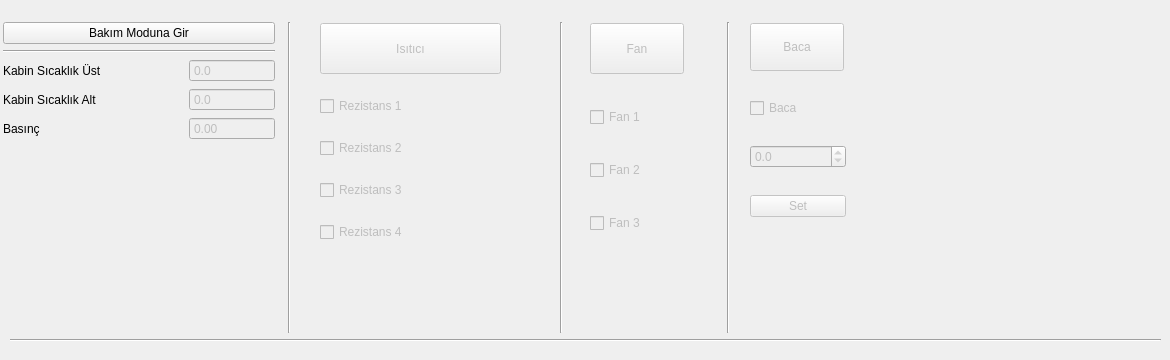
      <widget class="QWidget" name="tab_Maintenance">
       <property name="autoFillBackground">
        <bool>false</bool>
       </property>
       <attribute name="title">
        <string>Bakım</string>
       </attribute>
       <widget class="Line" name="line_13">
        <property name="geometry">
         <rect>
          <x>281</x>
          <y>22</y>
          <width>16</width>
          <height>311</height>
         </rect>
        </property>
        <property name="orientation">
         <enum>Qt::Vertical</enum>
        </property>
       </widget>
       <widget class="Line" name="line_14">
        <property name="geometry">
         <rect>
          <x>720</x>
          <y>22</y>
          <width>16</width>
          <height>311</height>
         </rect>
        </property>
        <property name="orientation">
         <enum>Qt::Vertical</enum>
        </property>
       </widget>
       <widget class="Line" name="line_8">
        <property name="geometry">
         <rect>
          <x>10</x>
          <y>330</y>
          <width>1151</width>
          <height>21</height>
         </rect>
        </property>
        <property name="orientation">
         <enum>Qt::Horizontal</enum>
        </property>
       </widget>
       <widget class="Line" name="line_15">
        <property name="geometry">
         <rect>
          <x>553</x>
          <y>22</y>
          <width>16</width>
          <height>311</height>
         </rect>
        </property>
        <property name="orientation">
         <enum>Qt::Vertical</enum>
        </property>
       </widget>
       <widget class="QPushButton" name="bExhaustValve">
        <property name="enabled">
         <bool>false</bool>
        </property>
        <property name="geometry">
         <rect>
          <x>750</x>
          <y>23</y>
          <width>94</width>
          <height>48</height>
         </rect>
        </property>
        <property name="styleSheet">
         <string notr="true">/*QPushButton {
color: #fff;
font-family: &quot;Gill Sans MT&quot;;
font-size: 21px;
border: 2px solid #c3fcf1;
border-radius: 11px;
padding: 5px;
background: qradialgradient(cx: 0.3, cy: -0.6,
fx: 0.3, fy: -0.4,
radius: 1.35, stop: 0 #65BAAB, stop: 1 #0E62A0);
min-width: 80px;
}
QPushButton:hover {
background: qradialgradient(cx: 0.3, cy: -0.4,
fx: 0.3, fy: -0.4,
radius: 1.35, stop: 0 #65BAAB, stop: 1 #0E62A0);
}
QPushButton:pressed {
background: qradialgradient(cx: 0.4, cy: -0.1,
fx: 0.4, fy: -0.1,
radius: 1.35, stop: 0 #65BAAB, stop: 1 #ddd);
}
QPushButton:disabled {
color: #888;
background: qradialgradient(cx: 0.4, cy: -0.1,
fx: 0.4, fy: -0.1,
radius: 1.35, stop: 0 #65BAAB, stop: 1 #ddd);
}</string>
        </property>
        <property name="text">
         <string>Baca</string>
        </property>
        <property name="checkable">
         <bool>true</bool>
        </property>
       </widget>
       <widget class="QWidget" name="layoutWidget">
        <property name="geometry">
         <rect>
          <x>3</x>
          <y>22</y>
          <width>272</width>
          <height>199</height>
         </rect>
        </property>
        <layout class="QVBoxLayout" name="verticalLayout_3">
         <item>
          <widget class="QPushButton" name="bStartMaintenance">
           <property name="enabled">
            <bool>true</bool>
           </property>
           <property name="styleSheet">
            <string notr="true">/*QPushButton {
color: #fff;
font-family: &quot;Gill Sans MT&quot;;
font-size: 21px;
border: 2px solid #c3fcf1;
border-radius: 11px;
padding: 5px;
background: qradialgradient(cx: 0.3, cy: -0.6,
fx: 0.3, fy: -0.4,
radius: 1.35, stop: 0 #65BAAB, stop: 1 #0E62A0);
min-width: 80px;
}
QPushButton:hover {
background: qradialgradient(cx: 0.3, cy: -0.4,
fx: 0.3, fy: -0.4,
radius: 1.35, stop: 0 #65BAAB, stop: 1 #0E62A0);
}
QPushButton:pressed {
background: qradialgradient(cx: 0.4, cy: -0.1,
fx: 0.4, fy: -0.1,
radius: 1.35, stop: 0 #65BAAB, stop: 1 #ddd);
}
QPushButton:disabled {
color: #888;
background: qradialgradient(cx: 0.4, cy: -0.1,
fx: 0.4, fy: -0.1,
radius: 1.35, stop: 0 #65BAAB, stop: 1 #ddd);
}</string>
           </property>
           <property name="text">
            <string>Bakım Moduna Gir</string>
           </property>
           <property name="checkable">
            <bool>true</bool>
           </property>
          </widget>
         </item>
         <item>
          <widget class="Line" name="line_7">
           <property name="orientation">
            <enum>Qt::Horizontal</enum>
           </property>
          </widget>
         </item>
         <item>
          <layout class="QFormLayout" name="formLayout">
           <item row="0" column="0">
            <widget class="QLabel" name="label_94">
             <property name="minimumSize">
              <size>
               <width>180</width>
               <height>0</height>
              </size>
             </property>
             <property name="text">
              <string>Kabin Sıcaklık Üst</string>
             </property>
             <property name="alignment">
              <set>Qt::AlignLeading|Qt::AlignLeft|Qt::AlignVCenter</set>
             </property>
            </widget>
           </item>
           <item row="0" column="1">
            <widget class="QDoubleSpinBox" name="dsbCabinTopTempMaintenance">
             <property name="enabled">
              <bool>false</bool>
             </property>
             <property name="readOnly">
              <bool>true</bool>
             </property>
             <property name="buttonSymbols">
              <enum>QAbstractSpinBox::NoButtons</enum>
             </property>
             <property name="decimals">
              <number>1</number>
             </property>
             <property name="minimum">
              <double>-50.000000000000000</double>
             </property>
             <property name="maximum">
              <double>250.000000000000000</double>
             </property>
             <property name="singleStep">
              <double>0.100000000000000</double>
             </property>
            </widget>
           </item>
           <item row="1" column="0">
            <widget class="QLabel" name="label_95">
             <property name="minimumSize">
              <size>
               <width>180</width>
               <height>0</height>
              </size>
             </property>
             <property name="text">
              <string>Kabin Sıcaklık Alt</string>
             </property>
             <property name="alignment">
              <set>Qt::AlignLeading|Qt::AlignLeft|Qt::AlignVCenter</set>
             </property>
            </widget>
           </item>
           <item row="1" column="1">
            <widget class="QDoubleSpinBox" name="dsbCabinTopTempMaintenance_2">
             <property name="enabled">
              <bool>false</bool>
             </property>
             <property name="readOnly">
              <bool>true</bool>
             </property>
             <property name="buttonSymbols">
              <enum>QAbstractSpinBox::NoButtons</enum>
             </property>
             <property name="decimals">
              <number>1</number>
             </property>
             <property name="minimum">
              <double>-50.000000000000000</double>
             </property>
             <property name="maximum">
              <double>250.000000000000000</double>
             </property>
             <property name="singleStep">
              <double>0.100000000000000</double>
             </property>
            </widget>
           </item>
           <item row="2" column="0">
            <widget class="QLabel" name="label_64">
             <property name="minimumSize">
              <size>
               <width>180</width>
               <height>0</height>
              </size>
             </property>
             <property name="text">
              <string>Basınç </string>
             </property>
            </widget>
           </item>
           <item row="2" column="1">
            <widget class="QDoubleSpinBox" name="dsbPipe1PressureMaintenance">
             <property name="enabled">
              <bool>false</bool>
             </property>
             <property name="readOnly">
              <bool>true</bool>
             </property>
             <property name="buttonSymbols">
              <enum>QAbstractSpinBox::NoButtons</enum>
             </property>
             <property name="decimals">
              <number>2</number>
             </property>
             <property name="maximum">
              <double>10.000000000000000</double>
             </property>
             <property name="singleStep">
              <double>0.100000000000000</double>
             </property>
            </widget>
           </item>
          </layout>
         </item>
        </layout>
       </widget>
       <widget class="QPushButton" name="bRes">
        <property name="enabled">
         <bool>false</bool>
        </property>
        <property name="geometry">
         <rect>
          <x>320</x>
          <y>23</y>
          <width>181</width>
          <height>51</height>
         </rect>
        </property>
        <property name="minimumSize">
         <size>
          <width>94</width>
          <height>51</height>
         </size>
        </property>
        <property name="styleSheet">
         <string notr="true">/*QPushButton {
color: #fff;
font-family: &quot;Gill Sans MT&quot;;
font-size: 21px;
border: 2px solid #c3fcf1;
border-radius: 11px;
padding: 5px;
background: qradialgradient(cx: 0.3, cy: -0.6,
fx: 0.3, fy: -0.4,
radius: 1.35, stop: 0 #65BAAB, stop: 1 #0E62A0);
min-width: 80px;
}
QPushButton:hover {
background: qradialgradient(cx: 0.3, cy: -0.4,
fx: 0.3, fy: -0.4,
radius: 1.35, stop: 0 #65BAAB, stop: 1 #0E62A0);
}
QPushButton:pressed {
background: qradialgradient(cx: 0.4, cy: -0.1,
fx: 0.4, fy: -0.1,
radius: 1.35, stop: 0 #65BAAB, stop: 1 #ddd);
}
QPushButton:disabled {
color: #888;
background: qradialgradient(cx: 0.4, cy: -0.1,
fx: 0.4, fy: -0.1,
radius: 1.35, stop: 0 #65BAAB, stop: 1 #ddd);
}</string>
        </property>
        <property name="text">
         <string>Isıtıcı</string>
        </property>
        <property name="checkable">
         <bool>true</bool>
        </property>
       </widget>
       <widget class="QPushButton" name="bFan">
        <property name="enabled">
         <bool>false</bool>
        </property>
        <property name="geometry">
         <rect>
          <x>590</x>
          <y>23</y>
          <width>94</width>
          <height>51</height>
         </rect>
        </property>
        <property name="minimumSize">
         <size>
          <width>94</width>
          <height>51</height>
         </size>
        </property>
        <property name="styleSheet">
         <string notr="true">/*QPushButton {
color: #fff;
font-family: &quot;Gill Sans MT&quot;;
font-size: 21px;
border: 2px solid #c3fcf1;
border-radius: 11px;
padding: 5px;
background: qradialgradient(cx: 0.3, cy: -0.6,
fx: 0.3, fy: -0.4,
radius: 1.35, stop: 0 #65BAAB, stop: 1 #0E62A0);
min-width: 80px;
}
QPushButton:hover {
background: qradialgradient(cx: 0.3, cy: -0.4,
fx: 0.3, fy: -0.4,
radius: 1.35, stop: 0 #65BAAB, stop: 1 #0E62A0);
}
QPushButton:pressed {
background: qradialgradient(cx: 0.4, cy: -0.1,
fx: 0.4, fy: -0.1,
radius: 1.35, stop: 0 #65BAAB, stop: 1 #ddd);
}
QPushButton:disabled {
color: #888;
background: qradialgradient(cx: 0.4, cy: -0.1,
fx: 0.4, fy: -0.1,
radius: 1.35, stop: 0 #65BAAB, stop: 1 #ddd);
}</string>
        </property>
        <property name="text">
         <string>Fan</string>
        </property>
        <property name="checkable">
         <bool>true</bool>
        </property>
       </widget>
       <widget class="QWidget" name="layoutWidget">
        <property name="geometry">
         <rect>
          <x>320</x>
          <y>80</y>
          <width>136</width>
          <height>180</height>
         </rect>
        </property>
        <layout class="QVBoxLayout" name="verticalLayout_4">
         <item>
          <widget class="QCheckBox" name="chbRes1">
           <property name="enabled">
            <bool>false</bool>
           </property>
           <property name="text">
            <string>Rezistans 1</string>
           </property>
          </widget>
         </item>
         <item>
          <widget class="QCheckBox" name="chbRes2">
           <property name="enabled">
            <bool>false</bool>
           </property>
           <property name="text">
            <string>Rezistans 2</string>
           </property>
          </widget>
         </item>
         <item>
          <widget class="QCheckBox" name="chbRes3">
           <property name="enabled">
            <bool>false</bool>
           </property>
           <property name="text">
            <string>Rezistans 3</string>
           </property>
          </widget>
         </item>
         <item>
          <widget class="QCheckBox" name="chbResTank">
           <property name="enabled">
            <bool>false</bool>
           </property>
           <property name="text">
            <string>Rezistans 4</string>
           </property>
          </widget>
         </item>
        </layout>
       </widget>
       <widget class="QWidget" name="layoutWidget">
        <property name="geometry">
         <rect>
          <x>590</x>
          <y>80</y>
          <width>101</width>
          <height>181</height>
         </rect>
        </property>
        <layout class="QVBoxLayout" name="verticalLayout_5">
         <item>
          <widget class="QCheckBox" name="chbFan1">
           <property name="enabled">
            <bool>false</bool>
           </property>
           <property name="text">
            <string>Fan 1</string>
           </property>
          </widget>
         </item>
         <item>
          <widget class="QCheckBox" name="chbFan2">
           <property name="enabled">
            <bool>false</bool>
           </property>
           <property name="text">
            <string>Fan 2</string>
           </property>
          </widget>
         </item>
         <item>
          <widget class="QCheckBox" name="chbFan3">
           <property name="enabled">
            <bool>false</bool>
           </property>
           <property name="text">
            <string>Fan 3</string>
           </property>
          </widget>
         </item>
        </layout>
       </widget>
       <widget class="QWidget" name="layoutWidget">
        <property name="geometry">
         <rect>
          <x>750</x>
          <y>77</y>
          <width>96</width>
          <height>161</height>
         </rect>
        </property>
        <layout class="QVBoxLayout" name="verticalLayout_6">
         <item>
          <widget class="QCheckBox" name="chbExhaustValve">
           <property name="enabled">
            <bool>false</bool>
           </property>
           <property name="text">
            <string>Baca</string>
           </property>
           <property name="iconSize">
            <size>
             <width>20</width>
             <height>20</height>
            </size>
           </property>
           <property name="tristate">
            <bool>false</bool>
           </property>
          </widget>
         </item>
         <item>
          <widget class="QDoubleSpinBox" name="dsbExhaustValveAutoValue">
           <property name="enabled">
            <bool>false</bool>
           </property>
           <property name="readOnly">
            <bool>false</bool>
           </property>
           <property name="decimals">
            <number>1</number>
           </property>
           <property name="minimum">
            <double>-40.000000000000000</double>
           </property>
           <property name="maximum">
            <double>250.000000000000000</double>
           </property>
           <property name="singleStep">
            <double>0.100000000000000</double>
           </property>
          </widget>
         </item>
         <item>
          <widget class="QPushButton" name="bSetExhaustValve">
           <property name="enabled">
            <bool>false</bool>
           </property>
           <property name="styleSheet">
            <string notr="true">/*QPushButton {
color: #fff;
font-family: &quot;Gill Sans MT&quot;;
font-size: 21px;
border: 2px solid #c3fcf1;
border-radius: 11px;
padding: 5px;
background: qradialgradient(cx: 0.3, cy: -0.6,
fx: 0.3, fy: -0.4,
radius: 1.35, stop: 0 #65BAAB, stop: 1 #0E62A0);
min-width: 80px;
}
QPushButton:hover {
background: qradialgradient(cx: 0.3, cy: -0.4,
fx: 0.3, fy: -0.4,
radius: 1.35, stop: 0 #65BAAB, stop: 1 #0E62A0);
}
QPushButton:pressed {
background: qradialgradient(cx: 0.4, cy: -0.1,
fx: 0.4, fy: -0.1,
radius: 1.35, stop: 0 #65BAAB, stop: 1 #ddd);
}
QPushButton:disabled {
color: #888;
background: qradialgradient(cx: 0.4, cy: -0.1,
fx: 0.4, fy: -0.1,
radius: 1.35, stop: 0 #65BAAB, stop: 1 #ddd);
}</string>
           </property>
           <property name="text">
            <string>Set</string>
           </property>
           <property name="checkable">
            <bool>true</bool>
           </property>
          </widget>
         </item>
        </layout>
       </widget>
      </widget>
